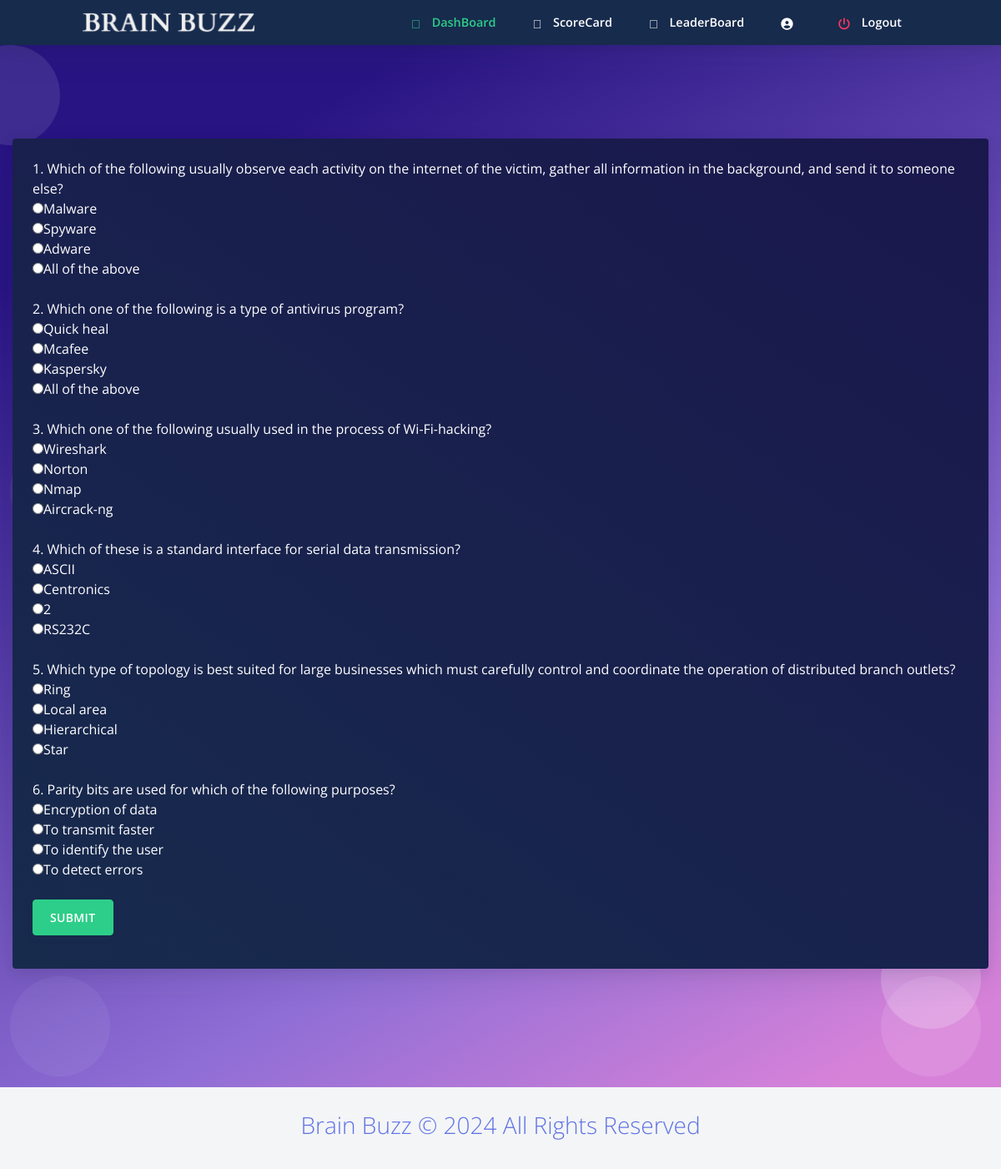
The app's page /takeq.php?qid=29 with its own data.
### tables this page shows
CREATE TABLE questions (
  question_id SERIAL PRIMARY KEY,
  qs VARCHAR(200) NOT NULL UNIQUE,
  op1 VARCHAR(255) NOT NULL,
  op2 VARCHAR(255) NOT NULL,
  op3 VARCHAR(255) NOT NULL,
  answer VARCHAR(255) NOT NULL,
  quizid INTEGER NOT NULL
);

### takeq.php (the view, shortened to what this page needs)
<html>
<?php require ("header.php");?>
<?php
require_once 'sql.php';
                $conn = mysqli_connect($host, $user, $ps, $project);if (!$conn) {
    echo "<script>alert(\"Database error retry after some time !\")</script>";
}
?>
  <body class="bg-white" id="top">
    <nav
      id="navbar-main"
      class="
        navbar navbar-main navbar-expand-lg
        bg-default
        navbar-light
        position-sticky
        top-0
        shadow
        py-0
      "
    >
      <div class="container">
        <ul class="navbar-nav navbar-nav-hover align-items-lg-center">
          <li class="nav-item dropdown">
            <a href="index.php" class="navbar-brand mr-lg-5 text-white">
                               <img src="assets/img/navbar.png" />
            </a>
          </li>
        </ul>
        <div class="navbar-collapse collapse bg-default" id="navbar_global">
          <ul class="navbar-nav align-items-lg-center ml-auto">
				 <li class="nav-item">
              <a href="homestud.php" class="nav-link">
                <span class="text-success nav-link-inner--text font-weight-bold"
                  ><i class="text-success fad fa-home"></i> DashBoard</span
                >
              </a>
            </li>
			 <li class="nav-item">
              <a href="studscorecard.php" class="nav-link">
                <span class="text-white nav-link-inner--text font-weight-bold"
                  ><i class="text-white fad fa-poll"></i> ScoreCard</span
                >
              </a>
            </li>
			 <li class="nav-item">
              <a href="studleaderboard.php" class="nav-link">
                <span class="text-white nav-link-inner--text font-weight-bold"
                  ><i class="text-white fad fa-award"></i> LeaderBoard</span
                >
              </a>
            </li>
			 <li class="nav-item">
              <a href="studprofile.php" class="nav-link">
                <span class="text-white nav-link-inner--text font-weight-bold"
                  ><i class="text-white fas fa-user-circle"></i> <?php echo $dbname ?></span
                >
              </a>
            </li>
		   <li class="nav-item">
              <a href="logout.php" class="nav-link">
                <span class="text-white nav-link-inner--text font-weight-bold"
                  ><i class="text-danger fas fa-power-off"></i> Logout</span
                >
              </a>
            </li>
          </ul>
        </div>
      </div>
    </nav>
  <section class="section section-shaped section-lg">
    <div class="shape shape-style-1 shape-primary">
      <span></span>
      <span></span>
      <span></span>
      <span></span>
      <span></span>
      <span></span>
      <span></span>
      <span></span>
      <span></span>
      <span></span>
    </div>
<div class="container-fluid">
<div class="row">
            <div class="col-sm-12 mb-3">
              <div class="card card-body bg-gradient-default text-white mt-3">
<?php
        if(isset($_GET["qid"])){
        $qid=$_GET["qid"];
            $sql ="select * from questions where quizid='{$qid}'";
            $res=mysqli_query($conn,$sql);
            if($res)
            {
                if(mysqli_num_rows($res)==0)
                {
                    echo "No questions found under this quiz please come later";
                }else{
                $i=1;
                $j=0;
                echo "<form method=\"POST\" class=\" form-group\">";
                while ($row = mysqli_fetch_assoc($res)) {
                    echo $i.". ".$row["qs"]."<br>";
                    echo "<input class=\" \" type=\"radio\" value=\"".$j."\" name=\"ans".$i.$j."\">".$row["op1"]."<br>";
                    echo "<input type=\"radio\" value=\"".($j+1)."\" name=\"ans".$i.$j."\">".$row["op2"]."<br>";
                    echo "<input type=\"radio\" value=\"".($j+2)."\"name=\"ans".$i.$j."\">".$row["op3"]."<br>";
                    echo "<input type=\"radio\"value=\"".($j+3)."\" name=\"ans".$i.$j."\">".$row["answer"]."<br><br>";
                    $i++;
                }
                echo "<input id=\"btn\" type=\"submit\" name=\"submit\" value=\"submit\"  class=\" btn btn-success \">";
                echo "</form>";
            }
            }
            else
            {
                echo "error".mysqli_error($conn).".";
            }
     } ?>
                  </div>
                </div>
              </div>
 </div>
 </section>
    <?php require("footer.php");?>
</body>
</html>

### header.php (shortened to what this page needs)
<head>
	<link rel="stylesheet" href="https://stackpath.bootstrapcdn.com/bootstrap/4.3.1/css/bootstrap.min.css"
>
	<link rel="stylesheet" href="https://pro.fontawesome.com/releases/v5.10.0/css/all.css"
/>
  <link href="https://use.fontawesome.com/releases/v5.0.6/css/all.css" rel="stylesheet">
  <link rel="stylesheet" href="assets/css/creativetim.min.css" type="text/css">
</head>

### footer.php (shortened to what this page needs)
<footer class="footer " id="bottom">
           <h3 class="text-primary text-center font-weight-light mb-2">Brain Buzz &copy; 2024 All Rights Reserved</h3>
                             </footer>

### records on screen
questions: qs "Which of the following usually observe each activity on the internet of the victim, gather all information in the background, and send it to someone else?", op1 "Malware", op2 "Spyware", op3 "Adware", answer "All of the above"
questions: qs "Which one of the following is a type of antivirus program?", op1 "Quick heal", op2 "Mcafee", op3 "Kaspersky", answer "All of the above"
questions: qs "Which one of the following usually used in the process of Wi-Fi-hacking?", op1 "Wireshark", op2 "Norton", op3 "Nmap", answer "Aircrack-ng"
questions: qs "Which of these is a standard interface for serial data transmission?", op1 "ASCII", op2 "Centronics", op3 "2", answer "RS232C"
questions: qs "Which type of topology is best suited for large businesses which must carefully control and coordinate the operation of distributed branch outlets?", op1 "Ring", op2 "Local area", op3 "Hierarchical", answer "Star"
questions: qs "Parity bits are used for which of the following purposes?", op1 "Encryption of data", op2 "To transmit faster", op3 "To identify the user", answer "To detect errors"
